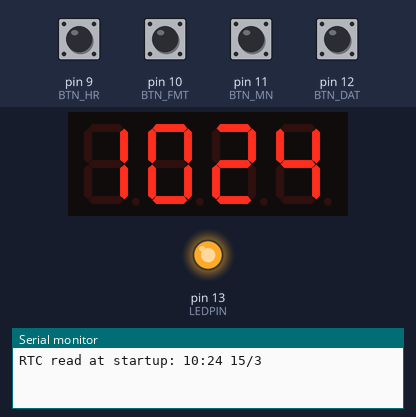
Bench run of a sketch on a simulated Arduino Uno, built with avr-gcc and run on an emulated ATmega328P. Shown: 4-digit seven-segment display, output pins drawn as LEDs (lit = HIGH), the last lines printed to the serial monitor. The inputs (shaded band) are chosen by the test bench; at power-on: pin 9 (BTN_HR), pin 10 (BTN_FMT), pin 11 (BTN_MN), pin 12 (BTN_DAT) HIGH. The local clock reads 2024-03-15 10:24:30 at power-on unless the sketch sets it.

Above: at 1.2 s.
1.3 s: pin 9 (BTN_HR) pulled LOW for 0.15 s
At 1.8 s:
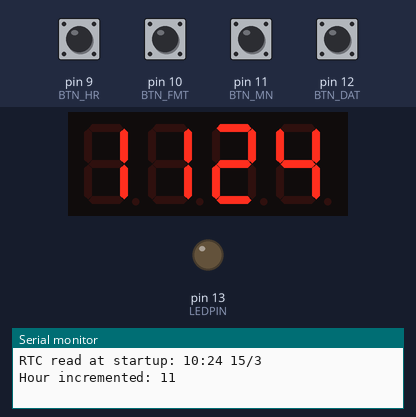
4.4 s: pin 11 (BTN_MN) pulled LOW for 1 s
At 6.2 s:
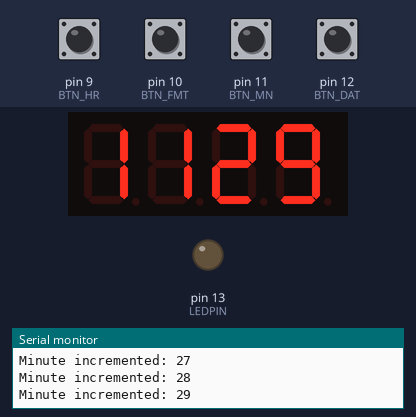
6.9 s: pin 12 (BTN_DAT) pulled LOW for 1 s
At 8.0 s:
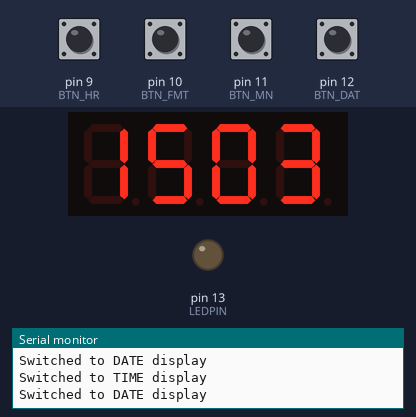
9.4 s: pin 9 (BTN_HR) pulled LOW for 1 s
At 11.2 s:
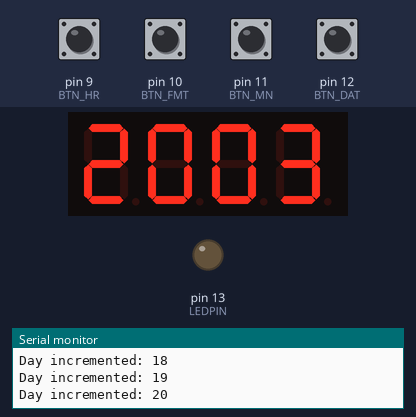
11.9 s: pin 11 (BTN_MN) pulled LOW for 0.15 s
At 13.5 s:
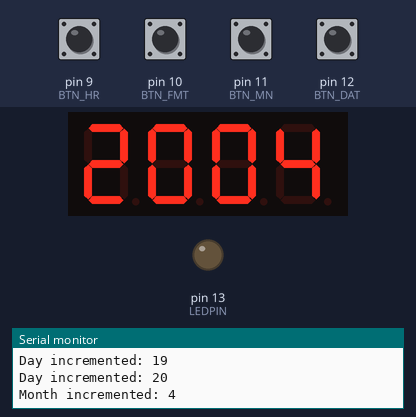
Timing chart, 0 to 15.0 s (numbered marks = the images above; inputs shaded):
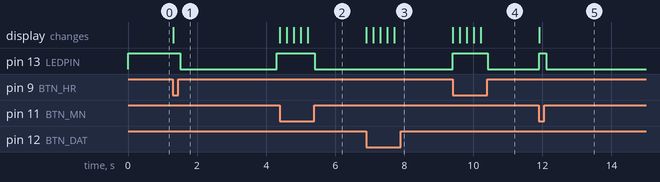

The sketch:

7-Segment-Display-Clock.ino
```cpp
#include <SevSeg.h>
#include <RTClib.h>

SevSeg Display;
RTC_DS3231 rtc;
bool rtc_ok = true;

// ---------------- INTERNAL CLOCK ----------------
int h24 = 12;
int mn = 0;
int sc = 0;
int dy = 27;
int mo = 5;
const int yr = 2025;  // Fixed year

// ---------------- STATE ----------------
bool is24Hour = true;
int mode = 0;   // 0 = TIME, 1 = DATE
bool editing = false;

// ---------------- BUTTONS ----------------
const int BTN_HR  = 9;
const int BTN_MN  = 11;
const int BTN_FMT = 10;
const int BTN_DAT = 12;

// ---------------- LED ----------------
const int LEDPIN = 13;

// ---------------- TIMERS ----------------
unsigned long lastBtn[4] = {0,0,0,0};
unsigned long rtcTimer = 0;
unsigned long tickTimer = 0;

const unsigned long debounceMs = 200;
const unsigned long RTC_DELAY = 3000;   // 3 seconds
const unsigned long BLINK_DURATION = 200; // LED ON for 200 ms during commit

void setup() {
  Serial.begin(9600);

  pinMode(BTN_HR, INPUT_PULLUP);
  pinMode(BTN_MN, INPUT_PULLUP);
  pinMode(BTN_FMT, INPUT_PULLUP);
  pinMode(BTN_DAT, INPUT_PULLUP);
  pinMode(LEDPIN, OUTPUT);

  // SevSeg
  byte digitPins[]   = {A3, A2, A1, A0};
  byte segmentPins[] = {2, 3, 4, 5, 6, 7, 8};
  Display.begin(COMMON_CATHODE, 4, digitPins, segmentPins, true);
  //Display.begin(COMMON_ANODE, 4, digitPins, segmentPins, true);
  Display.setBrightness(90);

  // RTC
  if (!rtc.begin()) {
    rtc_ok = false;
    Serial.println("RTC not found!");
  } else {
    if (rtc.lostPower()) {
      Serial.println("RTC lost power, setting default time");
      rtc.adjust(DateTime(yr, mo, dy, h24, mn, 0));
    }
    DateTime now = rtc.now();
    h24 = now.hour();
    mn  = now.minute();
    sc  = now.second();
    dy  = now.day();
    mo  = now.month();
    Serial.print("RTC read at startup: ");
    Serial.print(h24); Serial.print(":"); Serial.print(mn);
    Serial.print(" "); Serial.print(dy); Serial.print("/"); Serial.println(mo);
  }

  tickTimer = millis();
}

void loop() {
  unsigned long ms = millis();

  // ----------------- RTC SYNC / TICK -----------------
  if (!editing) {
    if (rtc_ok && ms - tickTimer >= 1000) {
      tickTimer = ms;
      DateTime now = rtc.now();
      h24 = now.hour();
      mn  = now.minute();
      sc  = now.second();
      dy  = now.day();
      mo  = now.month();
    } else if (!rtc_ok && ms - tickTimer >= 1000) {
      tickTimer = ms;
      sc++;
      if (sc >= 60) { sc = 0; mn++; }
      if (mn >= 60) { mn = 0; h24++; }
      if (h24 >= 24) h24 = 0;
    }
  }

  // ----------------- BUTTONS -----------------
  // Date mode toggle
  if (digitalRead(BTN_DAT) == LOW && ms - lastBtn[3] > debounceMs) {
    lastBtn[3] = ms;
    mode = !mode;
    Serial.println(mode == 0 ? "Switched to TIME display" : "Switched to DATE display");
  }

  // 12/24 toggle
  if (digitalRead(BTN_FMT) == LOW && ms - lastBtn[2] > debounceMs) {
    lastBtn[2] = ms;
    is24Hour = !is24Hour;
    Serial.println(is24Hour ? "Switched to 24-Hour format" : "Switched to 12-Hour format");
  }

  // Hour / Day button
  if (digitalRead(BTN_HR) == LOW && ms - lastBtn[0] > debounceMs) {
    lastBtn[0] = ms;
    editing = true;
    rtcTimer = ms;

    if (mode == 0) {
      h24 = (h24 + 1) % 24;
      sc = 0;
      Serial.print("Hour incremented: "); Serial.println(h24);
    } else {
      dy++;
      if (dy > 31) dy = 1;
      Serial.print("Day incremented: "); Serial.println(dy);
    }
  }

  // Minute / Month button
  if (digitalRead(BTN_MN) == LOW && ms - lastBtn[1] > debounceMs) {
    lastBtn[1] = ms;
    editing = true;
    rtcTimer = ms;

    if (mode == 0) {
      mn = (mn + 1) % 60;
      sc = 0;
      Serial.print("Minute incremented: "); Serial.println(mn);
    } else {
      mo++;
      if (mo > 12) mo = 1;
      Serial.print("Month incremented: "); Serial.println(mo);
    }
  }

  // ----------------- LED & RTC COMMIT -----------------
  if (editing) {
    if (ms - rtcTimer < BLINK_DURATION) digitalWrite(LEDPIN, HIGH);
    else digitalWrite(LEDPIN, LOW);

    if (ms - rtcTimer >= RTC_DELAY) {
      // Ensure valid values
      if (h24 < 0) h24 = 0; if (h24 > 23) h24 = 23;
      if (mn < 0) mn = 0; if (mn > 59) mn = 59;
      if (dy < 1) dy = 1; if (dy > 31) dy = 31;
      if (mo < 1) mo = 1; if (mo > 12) mo = 12;

      if (rtc_ok) {
        rtc.adjust(DateTime(yr, mo, dy, h24, mn, 0));
        Serial.print("RTC updated: ");
        Serial.print(h24); Serial.print(":"); Serial.print(mn);
        Serial.print(" "); Serial.print(dy); Serial.print("/"); Serial.println(mo);
      }
      editing = false;
      Serial.println("Editing finished, RTC commit done.");
    }
  } else {
    digitalWrite(LEDPIN, (mode == 0 ? HIGH : LOW));
  }

  // ----------------- DISPLAY -----------------
  int dispH = (is24Hour ? h24 : (h24 % 12 == 0 ? 12 : h24 % 12));
  int value;
  if (mode == 0) value = dispH * 100 + mn; // HHMM
  else           value = dy * 100 + mo;    // DDMM

  Display.setNumber(value);
  Display.refreshDisplay();
  delay(5);
}
```

Measured:
- after the input at 1.3 s, pin 13 (LEDPIN): HIGH → LOW after 0.21 s, → HIGH 2.8 s later; the display: changes at once (image 1)
- after the input at 4.4 s, pin 13 (LEDPIN): HIGH → LOW after 1.0 s; the display: first changes at once (image 2 shows a later state)
- after the input at 6.9 s, pin 13 (LEDPIN): stays LOW (without the input it goes to HIGH after 1.3 s); the display: changes at once (image 3)
- after the input at 9.4 s, pin 13 (LEDPIN): LOW → HIGH at once, → LOW 1.0 s later; the display: first changes at once (image 4 shows a later state)
- after the input at 11.9 s, pin 13 (LEDPIN): LOW → HIGH at once, → LOW 0.20 s later; the display: changes at once (image 5)
